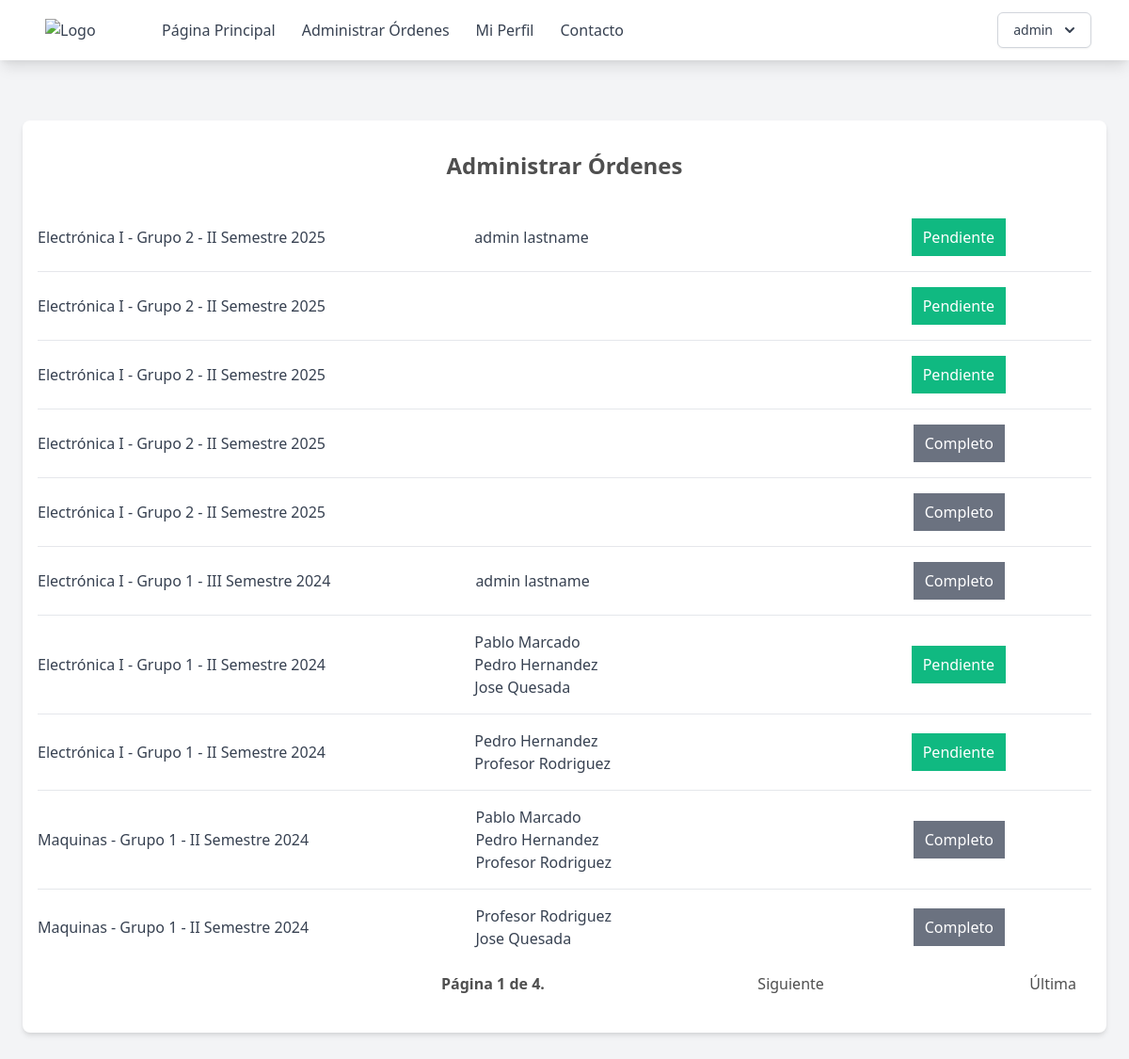
The app's page /administrar-ordenes (signed in), older data.
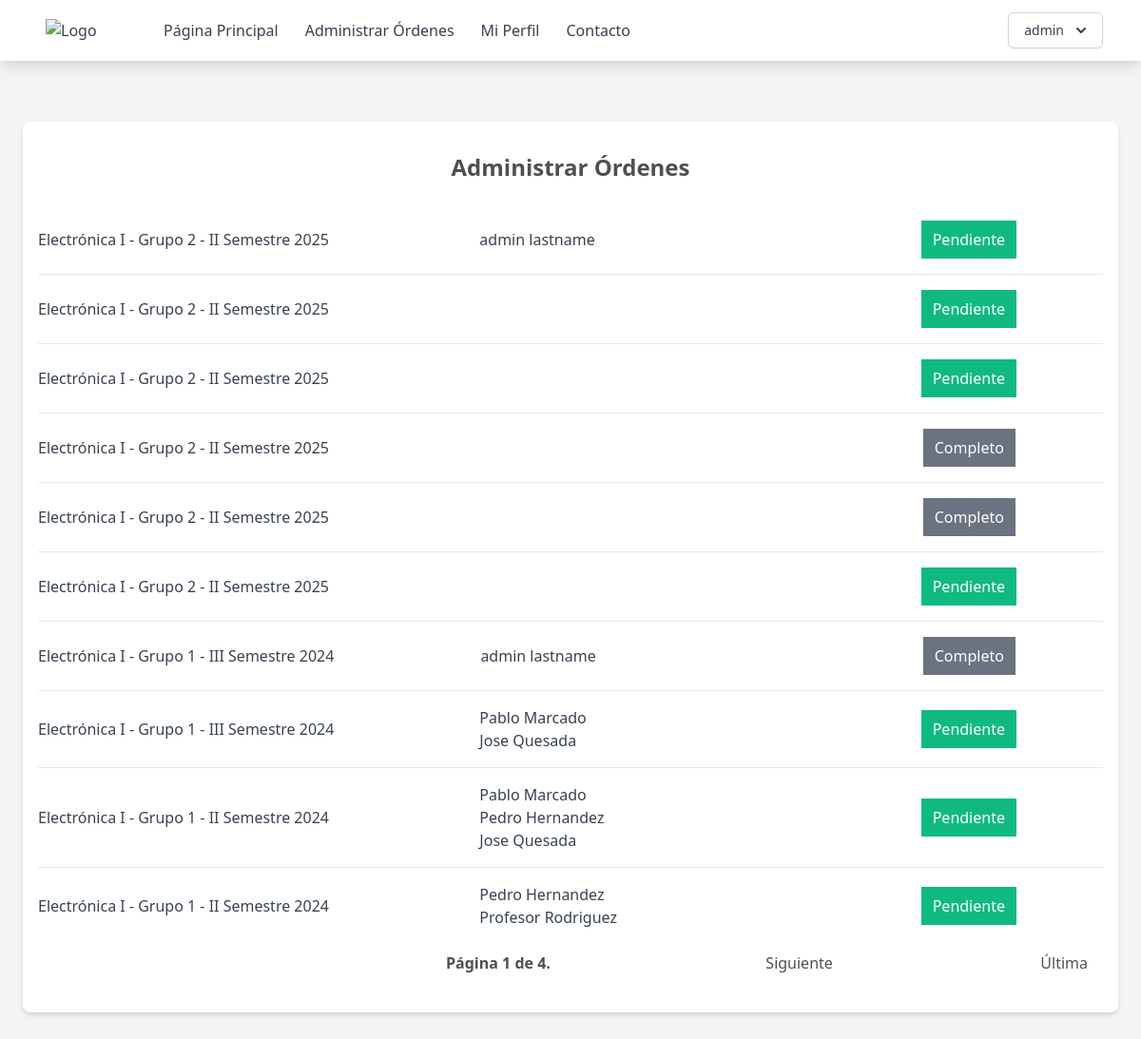
The same page, newer data.
### supply_room/models.py (models this page shows, shortened)
class Order(models.Model):
    group = models.ForeignKey(
        ClassGroups,
        related_name="order_group",
        on_delete=models.CASCADE,
        verbose_name="Grupo",
    )
    student = models.ManyToManyField(
        Users,
        related_name="Order_student",
        through=Users.orders.through,  # allow to sync up using the same many-many table
        blank=True,
        verbose_name="Estudiantes",
    )
    @property
    def needs_attention(self):
        order_items = ItemOrder.objects.filter(order=self)
        if any([item.status == "Solicitado" for item in order_items]):
            return "pendiente"
        if any([item.status == "Prestado" for item in order_items]):
            return "prestado"
        return "completado"

class ClassGroups(models.Model):
    number = models.PositiveIntegerField(verbose_name="Numero de Curso:")
    year = models.PositiveIntegerField(verbose_name="Año", default=2024)
    term = models.CharField(
        max_length=3, choices=TERM_CHOICES, default="I", verbose_name="Semestre"
    )
    professor = models.ForeignKey(
        Users,
        related_name="group_professor",
        on_delete=models.PROTECT,
        verbose_name="Profesor",
    )
    class_id = models.ForeignKey(Class, on_delete=models.PROTECT, verbose_name="Clase")
    student = models.ManyToManyField(
        Users,
        related_name="group_student",
        through=Users.groups.through,  # allow to sync up using the same many-many table
        blank=True,
        verbose_name="Estudiantes",
    )
    @property
    def semester(self):
        return f"{self.term} Semestre {str(self.year)}"

class Class(models.Model):
    name = models.CharField(max_length=200)
    code = models.CharField(max_length=200)

class Users(AbstractUser):
    name = models.CharField(max_length=200)
    email = models.EmailField(unique=True)
    role = models.CharField(max_length=200, choices=ROLE_CHOICES, default="student")
    student_id = models.CharField(max_length=200, null=True, blank=True)
    username = models.CharField(max_length=50, null=True)
    groups = models.ManyToManyField(
        "ClassGroups", related_name="group_student", blank=True
    )
    orders = models.ManyToManyField("Order", related_name="order_student", blank=True)
    objects = CustomUserManager()
    USERNAME_FIELD = "email"
    REQUIRED_FIELDS = ["name", "role"]

### supply_room/views.py (the view)
class AdminOrderList(AdminRoleCheck, ListView):
    model = Order
    paginate_by = 10
    def get_queryset(self, *args, **kwargs):
        qs = super(AdminOrderList, self).get_queryset(*args, **kwargs)
        qs = qs.order_by("-group__year", "-group__term")
        return qs

### supply_room/utils.py (called while the page is built)
    def test_func(self):
        return self.request.user.role == "admin"

### templates/page/administrar-ordenes.html (shortened to what this page needs)
{% extends "base.html" %} {% block content %}
<div class="max-w-6xl mx-auto px-4 py-8 bg-white rounded-lg shadow-md mt-16">
    <h2 class="text-2xl font-bold mb-6 text-center">Administrar Órdenes</h2>
    <ul class="divide-y divide-gray-200">
        {% for object in object_list %}
        <li class="py-4">
            <a href="{% url 'admin-orden' object.pk %}" class="flex justify-between items-center  ">
                <div  class="text-gray-700 w-1/3">{{ object.group.class_id.name }} - Grupo {{ object.group.number }} - {{ object.group.semester }} </div>
                <ul class=" w-1/3">
                    {% for member in object.student.all %}
                    <li  class="text-gray-700">{{ member.name }}</li>
                    {% endfor %}
                </ul>
                {% if object.needs_attention|slugify == 'pendiente' %}
                    <div class="py-2 px-3 bg-green-500 text-white">Pendiente</div>
                {% endif %}
                {% if object.needs_attention|slugify == 'completado' %}
                    <div class="py-2 px-3 bg-gray-500 text-white">Completo</div>
                {% endif %}
            </a>
        </li>
        {% empty %}
        <li class="py-4 text-center text-gray-500">No objects yet.</li>
        {% endfor %}
    </ul>
    <div class="pagination ">
    <div class="step-links flex w-full justify-between items-center p-2">
        <span class="current font-bold mx-4">
            Página {{ page_obj.number }} de {{ page_obj.paginator.num_pages }}.
        </span>
        {% if page_obj.has_next %}
        <a href="?page={{ page_obj.next_page_number }}" class="mx-2">Siguiente</a>
        <a href="?page={{ page_obj.paginator.num_pages }}" class="mx-2">Última</a>
        {% else %}
        <div></div>
        <div></div>
        {% endif %}
    </div>
</div>
</div>
{% endblock %}

### templates/base.html (shortened to what this page needs)
{% load static %}
<!DOCTYPE html>
<html lang="en">
  <head>
    <link href="{% static 'output.css' %}" rel="stylesheet" />
    <link href="https://cdn.jsdelivr.net/npm/tailwindcss@2.2.19/dist/tailwind.min.css" rel="stylesheet">
  </head>
  <body class="bg-gray-100 h-full min-h-screen">
    <nav class="bg-white shadow-lg">
      <div class="max-w-6xl mx-auto px-4">
        <div class="flex justify-between">
          <div class="flex space-x-4">
            <div>
              <a href="{% url 'home' %}" class="flex items-center py-5 px-2 text-gray-700">
                <img src="https://eie.ucr.ac.cr/static/img/logos/EIE_v.png" alt="Logo" class="w-20 mr-2">
              </a>
            </div>
            <div class="hidden md:flex items-center space-x-1">
              <a href="{% url 'home' %}" class="py-5 px-3 text-gray-700 hover:text-gray-900">Página Principal</a>
              {% if user.role == 'admin' %}
              <a href="{% url 'administrar-ordenes' %}" class="py-5 px-3 text-gray-700 hover:text-gray-900">Administrar Órdenes</a>
              {% endif %}
              <a href="{% url 'perfil' %}" class="py-5 px-3 text-gray-700 hover:text-gray-900">Mi Perfil</a>
              <a href="{% url 'contacto' %}" class="py-5 px-3 text-gray-700 hover:text-gray-900">Contacto</a>
            </div>
          </div>
          {% if user.is_authenticated %}
          <div class="hidden md:flex items-center space-x-1">
            <div class="relative inline-block text-left">
              <div>
                <button type="button" class="inline-flex justify-center w-full rounded-md border border-gray-300 shadow-sm px-4 py-2 bg-white text-sm font-medium text-gray-700 hover:bg-gray-50 focus:outline-none" id="menu-button" aria-expanded="true" aria-haspopup="true">
                  {{ user.username }}
                  <svg class="-mr-1 ml-2 h-5 w-5" xmlns="http://www.w3.org/2000/svg" viewBox="0 0 20 20" fill="currentColor" aria-hidden="true">
                    <path fill-rule="evenodd" d="M5.293 7.293a1 1 0 011.414 0L10 10.586l3.293-3.293a1 1 0 111.414 1.414l-4 4a1 1 0 01-1.414 0l-4-4a1 1 0 010-1.414z" clip-rule="evenodd" />
                  </svg>
                </button>
              </div>
            </div>
          </div>
          {% endif %}
        </div>
      </div>
    </nav>
    {% if user.is_authenticated %}
    <div class="pb-12 ">{% block content %} {% endblock %}</div>
    {% else %}
    <p>You are not logged in</p>
    <a href="{% url 'login' %}">Log In</a>
    {% endif %}
  </body>
</html>

Row changes from the older to the newer data that the page shows:
no longer on this page (row unchanged): Order: group.class_id.name "Maquinas", group.number "1", group.semester "II Semestre 2024", shows "Completo", Users (name "Pablo Marcado"), Users (name "Pedro Hernandez"), Users (name "Profesor Rodriguez")
no longer on this page (row unchanged): Order: group.class_id.name "Maquinas", group.number "1", group.semester "II Semestre 2024", shows "Completo", Users (name "Profesor Rodriguez"), Users (name "Jose Quesada")
added Order: group.class_id.name "Electrónica I", group.number "2", group.semester "II Semestre 2025", shows "Pendiente"
added Order: group.class_id.name "Electrónica I", group.number "1", group.semester "III Semestre 2024", shows "Pendiente", Users (name "Pablo Marcado"), Users (name "Jose Quesada")
